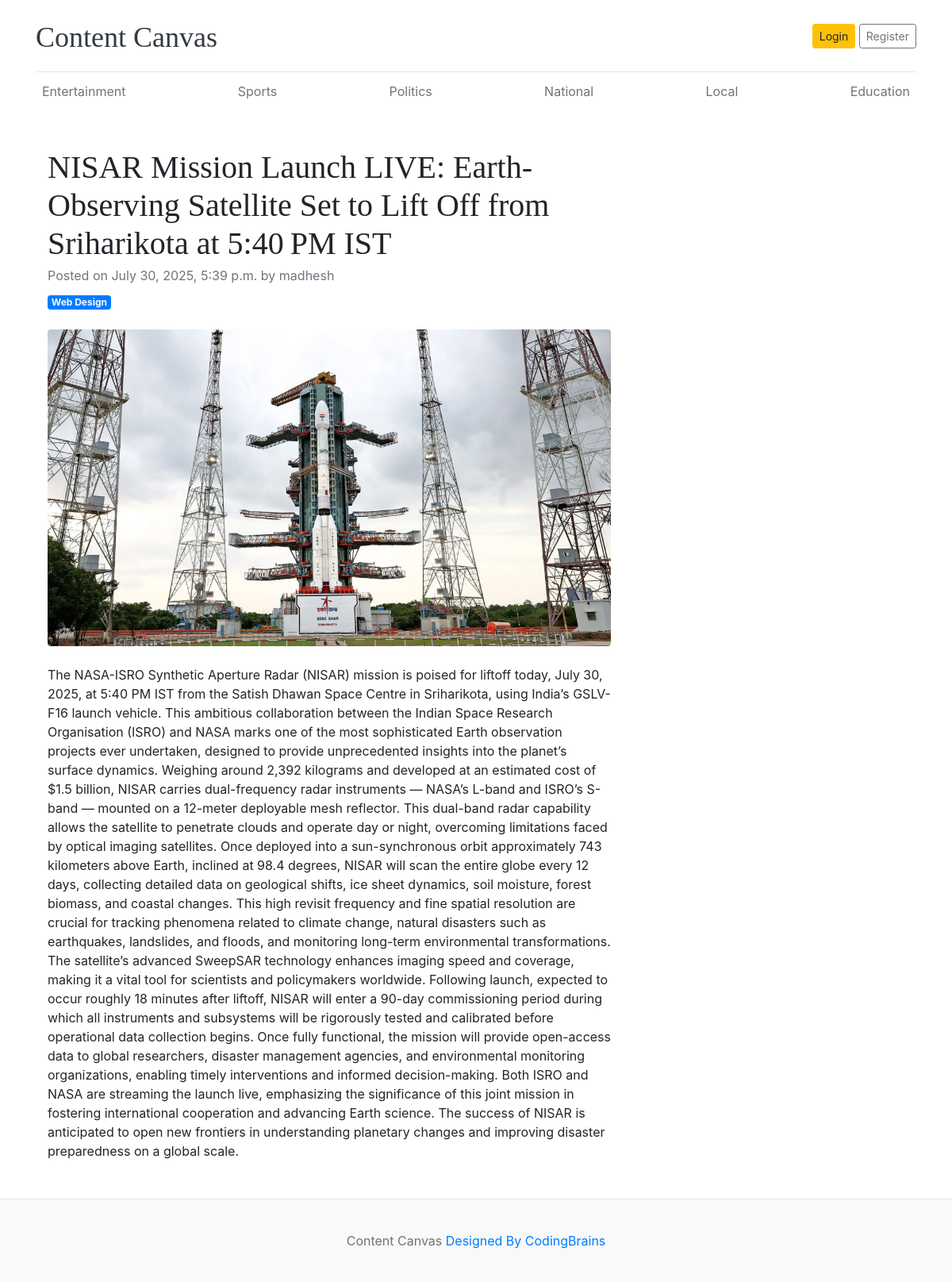
The app's page /nisar-mission-launch-live-earth-observing-satellite-set-to-lift-off-from-sriharikota-at-540-pm-ist/ with its own data.
### blog/models.py (models this page shows, shortened)
class Category(models.Model):
    cname=models.CharField(max_length=50)
    created_at=models.DateTimeField(auto_now_add=True)
    updated_at=models.DateTimeField(auto_now=True)

class Blog(models.Model):
    title=models.CharField(max_length=3000)
    slug=models.SlugField(max_length=3000)
    image=models.ImageField(upload_to='media/images/%y/%m/%d')
    short_description=models.CharField(max_length=2000)
    blog_body=models.CharField(max_length=30000)
    category=models.ForeignKey(Category,on_delete=models.CASCADE)
    author=models.ForeignKey(User,on_delete=models.CASCADE)
    trending=models.BooleanField(default=False)
    status=models.CharField(choices=Status_choices,default='Draft')
    created_at=models.DateTimeField(auto_now_add=True)
    updated_at=models.DateTimeField(auto_now=True)

### contentcanvas/views.py (the view)
# urls.py: path('<slug:slug>/',views.single_blog,name='single_blog')
def single_blog(request,slug):
    categories=Category.objects.all()
    blog=get_object_or_404(Blog,slug=slug,status='Published')
    context={
        'categories':categories,
        'blog':blog
    }
    return render(request,'single_blog.html',context)

### templates/single_blog.html (shortened to what this page needs)
{% load static %}
<!DOCTYPE html>
<html lang="en">
<head>
    <link href="https://getbootstrap.com/docs/4.0/dist/css/bootstrap.min.css" rel="stylesheet">
    <link href="{% static " css/home.css" %}" rel="stylesheet">
</head>
<body>
    <div class="container">
        <header class="blog-header py-3">
            <div class="row flex-nowrap justify-content-between align-items-center">
                <div class="col-8 pt-1">
                    <a class="blog-header-logo text-dark" href="/">Content Canvas</a>
                </div>
                <div class="col-4 d-flex justify-content-end align-items-center">
                    <a class="btn btn-sm btn-warning" href="#">Login</a> &nbsp;
                    <a class="btn btn-sm btn-outline-secondary" href="#">Register</a>
                </div>
            </div>
        </header>
        <div class="nav-scroller py-1 mb-2">
            <nav class="nav d-flex justify-content-between">
                {% for category in categories %}
                <a class="p-2 text-muted" href="{% url " categories" category.category_name
                    %}">{{category.cname}}</a>
                {% endfor %}
            </nav>
        </div>
        <div class="container mt-5">
            <div class="row">
                <div class="col-lg-8">
                    <article>
                        <header class="mb-4">
                            <h1 class="fw-bolder mb-1">{{blog.title}}</h1>
                            <div class="text-muted fst-italic mb-2">Posted on {{blog.created_at}} by {{blog.author}}</div>
                            <a class="badge bg-primary text-decoration-none text-light" href="#!">Web Design</a>
                        </header>
                        <figure class="mb-4"><img class="img-fluid rounded"
                                src="{{blog.image.url}}" alt="..." /></figure>
                        <section class="mb-5">
                            <p class="fs-5 mb-4">{{blog.blog_body}}</p>
                        </section>
                    </article>
                </div>
            </div>
        </div>
    </div>
    <footer class="blog-footer">
        <p>Content Canvas <a href="#">Designed By CodingBrains</a></p>
    </footer>
</body>
</html>

### static/css/home.css (style rules this page uses)
.blog-header { border-bottom: 1px solid #e5e5e5; }
.blog-header-logo { font-family: "Playfair Display", Georgia, "Times New Roman", serif; font-size: 2.25rem; }
h1, h2, h3, h4, h5, h6 { font-family: "Playfair Display", Georgia, "Times New Roman", serif; }
.blog-footer { padding: 2.5rem 0; color: #727272; text-align: center; background-color: #f9f9f9; border-top: .05rem solid #e5e5e5; }
.blog-footer p:last-child { margin-bottom: 0; }

### records on screen
Category: cname "Entertainment"
Category: cname "Sports"
Category: cname "Politics"
Category: cname "National"
Category: cname "Local"
Category: cname "Education"
Blog: title "NISAR Mission Launch LIVE: Earth-Observing Satellite Set to Lift Off from Sriharikota at 5:40 PM IST", created_at "July 30, 2025, 5:39 p.m.", author "madhesh", image (picture), blog_body "The NASA-ISRO Synthetic Aperture Radar (NISAR) mission is poised for liftoff today, July 30, 2025, at 5:40 PM IST from the Satish Dhawan Space Centre in Sriharikota, using India’s GSLV-F16 launch vehicle. This ambitious collaboration between the Indian Space Research Organisation (ISRO) and NASA marks one of the most sophisticated Earth observation projects ever undertaken, designed to provide unprecedented insights into the planet’s surface dynamics. Weighing around 2,392 kilograms and developed at an estimated cost of $1.5 billion, NISAR carries dual-frequency radar instruments — NASA’s L-band and ISRO’s S-band — mounted on a 12-meter deployable mesh reflector. This dual-band radar…"
